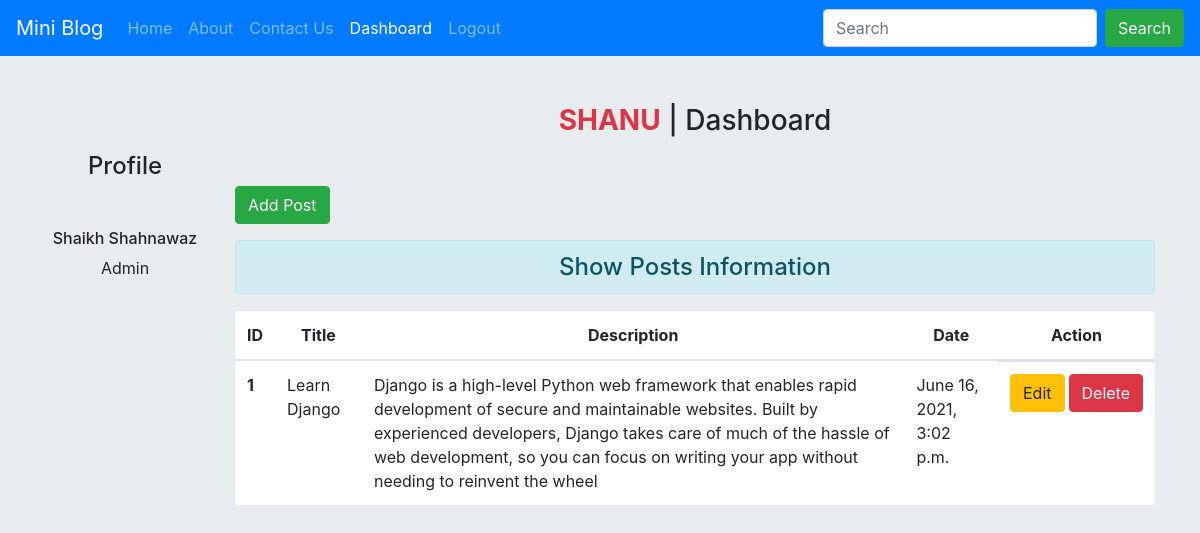
The page /dashboard/ (signed in) on the database its author committed.
### mblog/models.py (models this page shows)
class blogPost(models.Model):
    title = models.CharField(max_length=150)
    desc = models.TextField()
    date = models.DateTimeField(auto_now_add=True, blank=True)

### mblog/views.py (the view)
# urls.py: path('dashboard/', views.dashboard, name='dashboardName'),
def dashboard(request):
    if request.user.is_authenticated:
        posts = blogPost.objects.all()
        full_name = request.user.get_full_name()
        gps = request.user.groups.all()
        context = {'posts':posts, 'name':request.user.username, 'full_name':full_name, 'groups':gps, 'dashboard':'active'}
        return render(request, 'mblog/dashboard.html', context)
    else:
        return HttpResponseRedirect('/login/')

### mblog/templates/mblog/dashboard.html (shortened to what this page needs)
{% extends 'mblog/base.html' %} {% load static %}
{% block side %}
<div class="col-sm-2 text-center my-5">
<h4 class="my-5">Profile</h4>
<h6>{{full_name}}</h6>
{% for i in groups %}
<p>{{i.name}}</p>
{% endfor %}
</div>
{% endblock side %}
{% block content %}
<div class="col-sm-10">
  <h3 class="my-5 text-center"> <strong class="text-danger text-uppercase">{{name}}</strong> | Dashboard </h3>
<a href="{% url 'addpostName' %}" class=" btn btn-success" >Add Post</a>
<h4 class="text-center alert alert-info mt-3" >Show Posts Information</h4>
  {% if posts %}
  <table class="table table-hover bg-white">
  <thead>
    <tr class="text-center">
      <th scope="col" >ID</th>
      <th scope="col" >Title</th>
      <th scope="col" >Description</th>
      <th scope="col" >Date</th>
      <th scope="col" >Action</th>
    </tr>
  </thead>
  <tbody>
  {% for i in posts %}
  <tr>
  <th scope="row">{{i.id}}</th>
  <td>{{i.title}}</td>
  <td>{{i.desc}}</td>
  <td>{{i.date}}</td>
  <td class="d-flex">
  <a href="{% url 'updatepostName' i.id %}" class="btn btn-warning">Edit</a>
  {% if perms.blog.delete_blogPost %}
  <form action="{% url 'deletepostName' i.id %}" method="post" class="ml-1">
  <input type="submit" class="btn btn-danger" value="Delete">
  {% endif %}
  </form>
  </td>
  </tr>
  {% endfor %}
  </tbody>
  </table>
  {% endif %}
</div>
{% endblock content %}

### mblog/templates/mblog/base.html (shortened to what this page needs)
<!doctype html>
{% load static %}
<html lang="en">
<head>
  <link rel="stylesheet" href="https://stackpath.bootstrapcdn.com/bootstrap/4.3.1/css/bootstrap.min.css"
>
  <link rel="stylesheet" href="{% static 'mblog/css/style.css' %}">
</head>
<body>
    {% include 'mblog/navbar.html' %}
  <div class="container bg-home2">
    <div class="row">
      {% block side %}
      {% endblock side %}
      {% block content %}
      {% endblock content %}
    </div>
  </div>
</body>
</html>

### mblog/templates/mblog/navbar.html (shortened to what this page needs)
    <nav class="navbar navbar-expand-sm navbar-dark bg-primary">
        <a class="navbar-brand" href="/">Mini Blog</a>
        <div class="collapse navbar-collapse" id="collapsibleNavId">
          <ul class="navbar-nav mr-auto mt-2 mt-lg-0">
            <li class="nav-item">
              <a class="nav-link {{home}}" href="/">Home</a>
            </li>
            <li class="nav-item">
              <a class="nav-link {{about}}" href="{% url 'aboutName' %} ">About</a>
            </li>
            <li class="nav-item">
              <a class="nav-link {{contact}}" href="{% url 'contactName' %}">Contact Us</a>
            </li>
            {% if request.user.is_authenticated %}
            <li class="nav-item">
              <a class="nav-link {{dashboard}}" href="{% url 'dashboardName' %}">Dashboard</a>
            </li>
            <li class="nav-item">
              <a class="nav-link {{logout}}" href="{% url 'logoutName' %}">Logout</a>
            </li>
            {% endif %}
          </ul>
          <form class="form-inline my-2 my-lg-0">
            <input class="form-control mr-sm-2" type="text" placeholder="Search">
            <button class="btn btn-success my-2 my-sm-0" type="submit">Search</button>
          </form>
        </div>
      </nav>

### mblog/templates/mblog/base.html (style rules this page uses)
body { background-color:#e9ecef; }

### rows shown on the page
blogPost: id "1", title "Learn Django", desc "Django is a high-level Python web framework that enables rapid development of secure and maintainable websites. Built by experienced developers, Django takes care of much of the hassle of web development, so you can focus on writing your app without needing to reinvent the wheel", date "June 16, 2021, 3:02 p.m."

### other values the page prints
{{ full_name }} "Shaikh Shahnawaz"
{{ i.name }} "Admin"
{{ name }} "SHANU"
